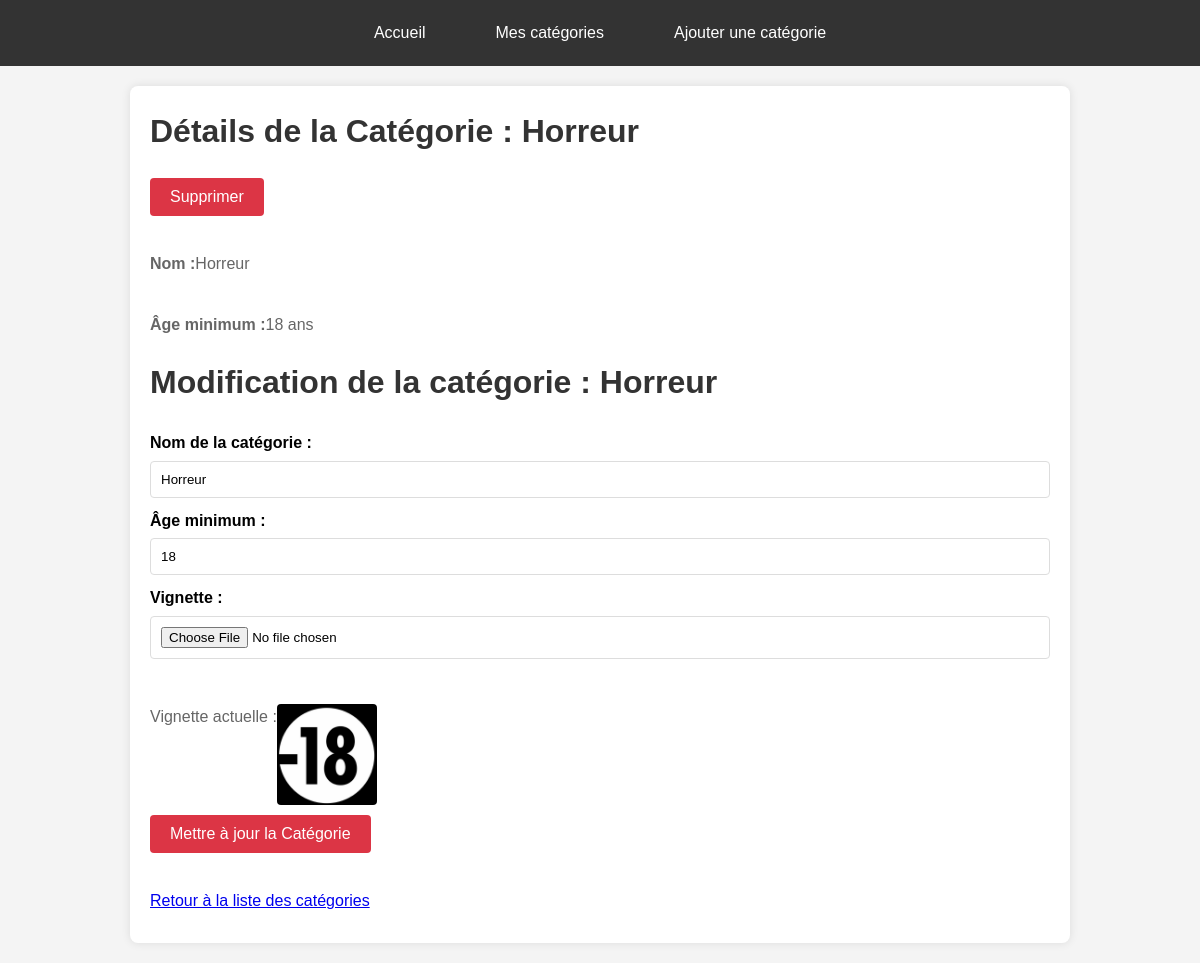
Screenshot of /details_categorie.php?id_cat=3 with the database file from the repository.
### tables this page shows
CREATE TABLE IF NOT EXISTS `categorie` (
  `id_cat` int NOT NULL AUTO_INCREMENT,
  `nom_cat` varchar(150) NOT NULL,
  `agemin_cat` int NOT NULL,
  `vignette_cat` varchar(255) DEFAULT NULL,
  PRIMARY KEY (`id_cat`)
);

### details_categorie.php (the view, shortened to what this page needs)
<?php
include 'config/db.php';
$nom_cat = '';
$agemin_cat = '';
$vignette_cat = '';
$edit_mode = false;
if (isset($_GET['id_cat'])) {
    $id_cat = (int)$_GET['id_cat'];
    $query = $pdo->prepare("SELECT * FROM categorie WHERE id_cat = ?");
    $query->execute([$id_cat]);
    $categorie = $query->fetch(PDO::FETCH_ASSOC);
    if ($categorie) {
        $nom_cat = $categorie['nom_cat'];
        $agemin_cat = $categorie['agemin_cat'];
        $vignette_cat = $categorie['vignette_cat'];
        $edit_mode = isset($_GET['id_cat']);
    } else {
        echo "Catégorie non trouvée.";
        exit();
    }
} else {
    echo "Aucune catégorie trouvée.";
    exit();
}
?>
<!DOCTYPE html>
<html lang="fr">
<head>
    <link rel="stylesheet" href="assets/css/details_categorie.css">
</head>
<body>
    <header>
        <nav>
            <ul>
                <li><a href="index.php">Accueil</a></li>
                <li><a href="liste_categories.php">Mes catégories</a></li>
                <li><a href="ajout_categorie.php">Ajouter une catégorie</a></li>
            </ul>
        </nav>
    </header>
    <main>
        <h1>Détails de la Catégorie : <?= htmlspecialchars($categorie['nom_cat']) ?></h1>
        <form method="post">
            <button type="submit" name="delete" onclick="return confirm('Êtes-vous sûr de vouloir supprimer cette catégorie ?')">Supprimer</button>
        </form>
        <p><strong>Nom : </strong> <?= htmlspecialchars($categorie['nom_cat']) ?></p>
        <p><strong>Âge minimum : </strong> <?= htmlspecialchars($categorie['agemin_cat']) ?> ans</p>
        <form method="post" enctype="multipart/form-data">
            <h1>Modification de la catégorie : <?= htmlspecialchars($categorie['nom_cat']) ?></h1>
            <label for="nom_cat">Nom de la catégorie :</label>
            <input type="text" id="nom_cat" name="nom_cat" value="<?= htmlspecialchars($nom_cat) ?>" required><br>
            <label for="agemin_cat">Âge minimum :</label>
            <input type="number" id="agemin_cat" name="agemin_cat" value="<?= htmlspecialchars($agemin_cat) ?>" required><br>
            <label for="vignette_cat">Vignette :</label>
            <input type="file" id="vignette_cat" name="vignette_cat"><br>
            <?php if (!empty($vignette_cat)): ?>
                <p>Vignette actuelle : <img src="<?= htmlspecialchars($vignette_cat) ?>" alt="Vignette" width="100"></p>
            <?php endif; ?>
            <button type="submit"><?= $edit_mode ? 'Mettre à jour' : 'Ajouter' ?> la Catégorie</button>
        </form>
        <p><a href="liste_categories.php">Retour à la liste des catégories</a></p>
    </main>
</body>
</html>

### assets/css/details_categorie.css (style rules this page uses)
body { font-family: Arial, sans-serif; line-height: 1.6; margin: 0; padding: 0; background-color: #f4f4f4; }
header { background-color: #333; padding: 10px 0; }
header nav ul { list-style: none; padding: 0; margin: 0; display: flex; justify-content: center; }
header nav ul li { margin: 0 15px; }
header nav ul a { color: #fff; text-decoration: none; padding: 10px 20px; display: inline-block; }
main { max-width: 900px; margin: 20px auto; padding: 20px; background-color: #fff; border-radius: 8px; box-shadow: 0 0 10px rgba(0, 0, 0, 0.1); }
h1 { margin-top: 0; color: #333; }
form { margin-top: 20px; }
label { display: block; margin-bottom: 5px; font-weight: bold; }
input[type="text"], input[type="number"], input[type="file"] { width: calc(100% - 22px); padding: 10px; margin-bottom: 10px; border: 1px solid #ddd; border-radius: 4px; }
button { background-color: #007bff; color: #fff; border: none; padding: 10px 20px; font-size: 16px; cursor: pointer; border-radius: 4px; }
p { margin: 0 0 10px; color: #666; margin-top: 35px; display: flex; }
p img { border-radius: 4px; }
button[type="submit"] { background-color: #dc3545; color: #fff; }

### rows the page displays
categorie: nom_cat "Horreur", agemin_cat "18", vignette_cat (picture)
